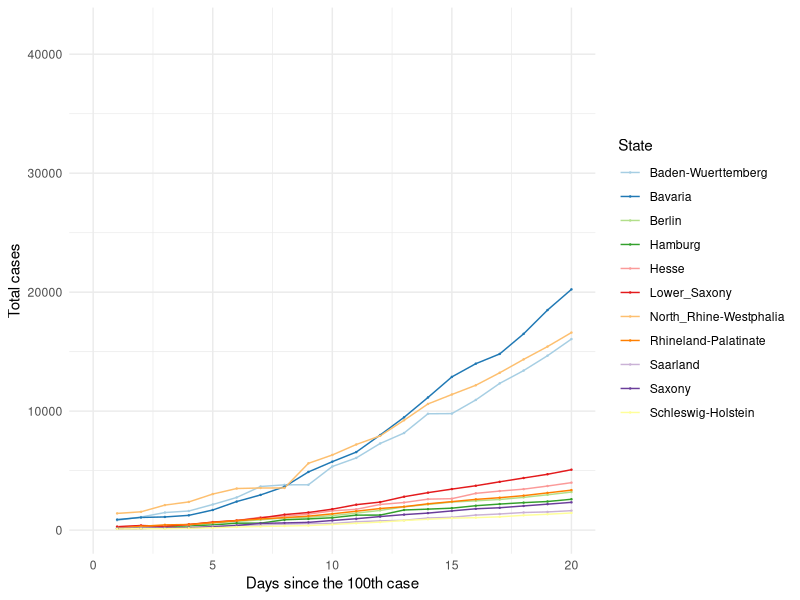
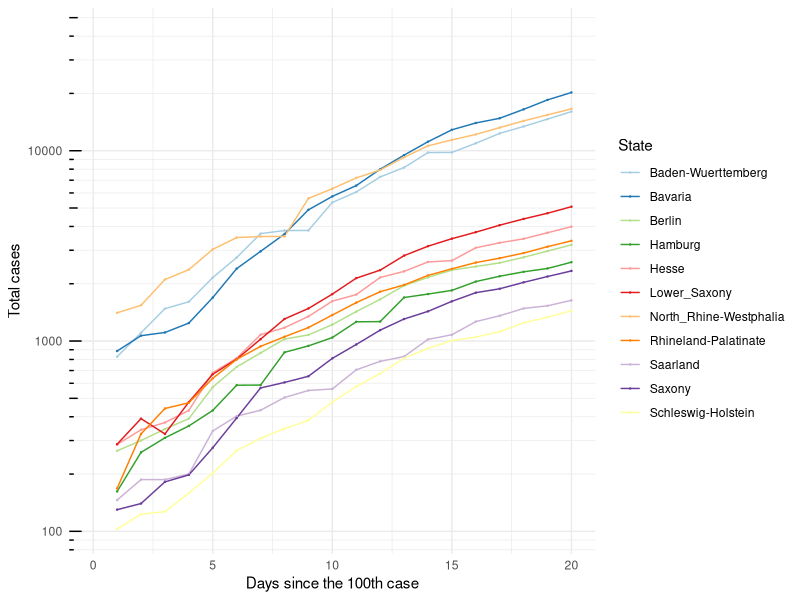
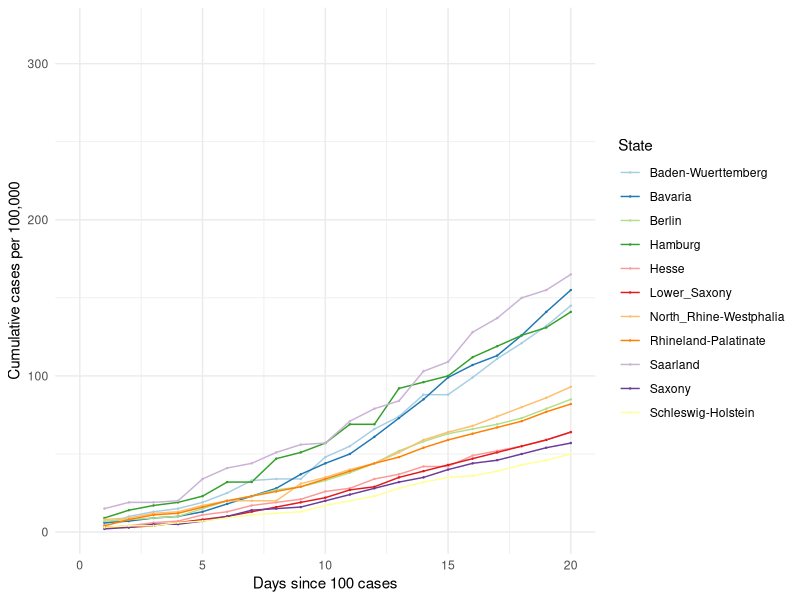
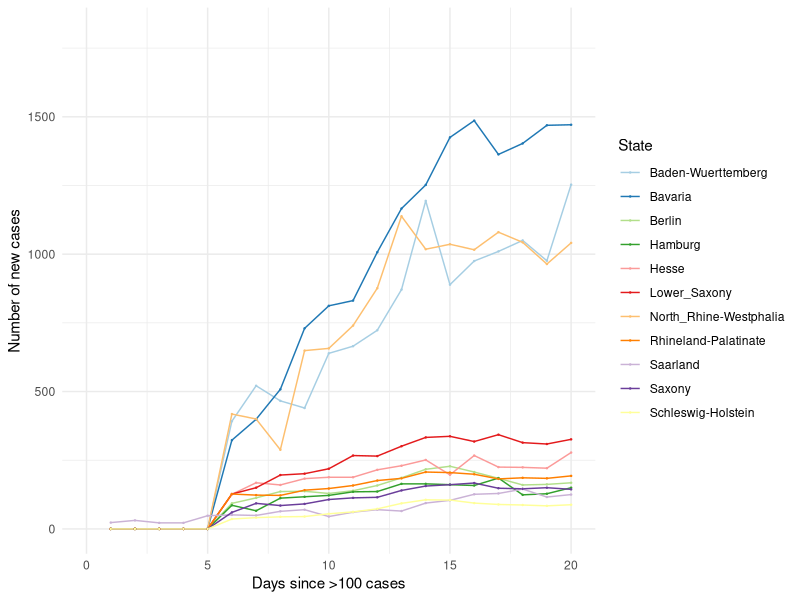

Recreate these plots in R, in order. (Note: this script raises an error after producing the figures.)
## ---- chunk 1

knitr::opts_chunk$set(echo=TRUE, collapse = TRUE)

libload<-function(...) {
    libs<-unlist(list(...))
    req<-unlist(lapply(libs,require,character.only=TRUE))
    need<-libs[req==FALSE]
    if(length(need)>0){ 
        install.packages(need, repos = "https://ftp.fau.de/cran/")
        lapply(need, require, character.only=TRUE)
    }
}
packages <- c("data.table", "ggplot2", "dplyr", "stats", "RColorBrewer", "readr", "here")
libload(packages)


`%notin%` <- function(x,y) !(x %in% y) 
cumulative.cases <- read_csv(here("static", "data", "Germany10States.csv"))


## ---- chunk 2

## 10 States with the highest cumulative cases ##
#################################################

states.filter <- cumulative.cases[cumulative.cases$Days_100 >= 0,]
states.sel <- unique(states.filter$State)

# Choose all the data points for the selected countries starting from Days_100 > 0
states.final <- states.filter[states.filter$State %in% states.sel & states.filter$Days_100 > 0,]

# Plot 1 == Linear scale for total number of cases
cum.plot <- ggplot(data=states.final, aes(x=Days_100, y=Total_Cases, group=State, color=State)) +
            geom_line() + geom_point(size = 0.2) + scale_color_brewer(palette = 'Paired') +
            scale_x_continuous('Days since the 100th case', limits=c(0,20)) + scale_y_continuous("Total cases") + 
            #ggtitle('Linear scale') +
            theme_minimal()

print(cum.plot)

## ---- chunk 3

## Logarithmic scale ##
#######################

base_breaks <- function(n = 10){
  function(x) {
    axisTicks(log10(range(x, na.rm = TRUE)), log = TRUE, n = n)
  }
}

logbreaks <- 10^(-10:10)
logminor_breaks <- rep(1:9, 21)*(10^rep(-10:10, each=9))

cum.plot2 <- ggplot(data=states.final, aes(x=Days_100, y=Total_Cases, group=State, color=State)) +
  geom_line() + geom_point(size=0.2) + scale_color_brewer(palette = 'Paired') +
  scale_x_continuous(name='Days since the 100th case', limits=c(0,20)) + 
  scale_y_continuous(name="Total cases", trans = 'log10', breaks = logbreaks, minor_breaks = logminor_breaks) +
  annotation_logticks(sides="l") + 
  #ggtitle('Logarithmic scale') +
  theme_minimal()

print(cum.plot2)

## ---- chunk 4

# Plot 1 == Linear scale for total number of cases
per100.plot <- ggplot(data=states.final, aes(x=Days_100, y=Per100, group=State, color=State)) +
            geom_line() + geom_point(size = 0.2) + scale_color_brewer(palette = 'Paired') +
            scale_x_continuous('Days since 100 cases', limits=c(0,20)) + scale_y_continuous("Cumulative cases per 100,000") + 
            #ggtitle('Linear scale') +
            theme_minimal()

print(per100.plot)

## ---- chunk 5
#new.cases <- read_csv(here("static", "data", "GermanyNewCases10States.csv"))

newcase5.plot <- ggplot(data=states.final, aes(x=Days_100, y=Avg_5days, group=State, color=State)) +
            geom_line() + geom_point(size = 0.2) + scale_color_brewer(palette = 'Paired') +
            scale_x_continuous(name='Days since >100 cases', limits=c(0,20)) + 
            scale_y_continuous(name="Number of new cases") + 
            #ggtitle('Linear scale') +
            theme_minimal()   #+ theme(axis.text.x = element_text(angle=45, hjust=0.5, vjust=0.5))

print(newcase5.plot)
 
## ---- chunk 6
#num.deaths <- read_csv(here("static", "data", "GermanyTotalDeaths10States.csv"))

# Choose all the data points for the selected countries starting from Days_1 > 0
deaths.final <- states.final[states.final$DeathsDays_1 > 0,]

# Plot 1 == Linear scale for total number of cases
deaths.plot <- ggplot(data=deaths.final, aes(x=DeathsDays_1, y=Deaths, group=State, color=State)) +
            geom_line() + geom_point(size = 0.2) + scale_color_brewer(palette = 'Paired') +
            scale_x_continuous('Days since the 1st death', limits=c(0,20)) + scale_y_continuous("Total Deaths") + 
            #ggtitle('Linear scale') +
            theme_minimal()

print(deaths.plot)
